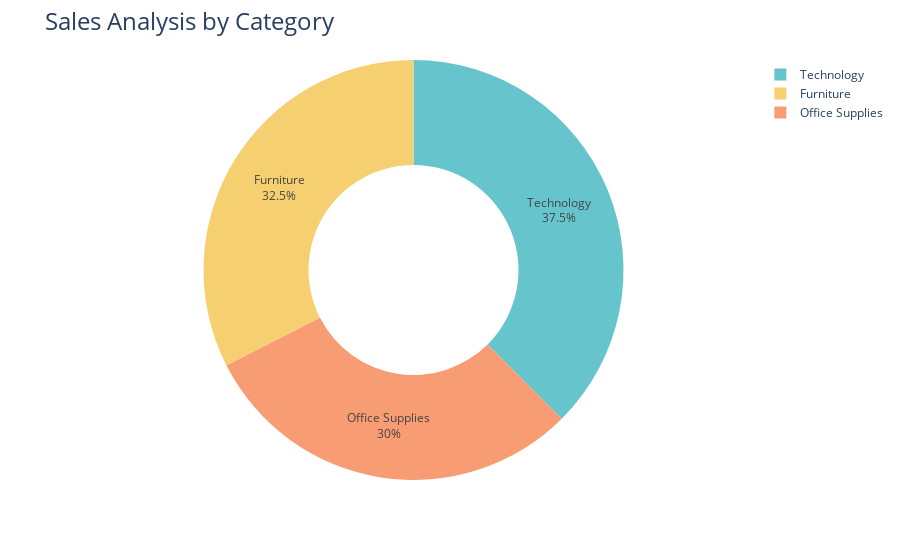

The notebook cell saved with this chart:
### Markdown cell above
2. SALES BY CATEGORY

### Code cell
sales_by_category = df.groupby('Category')['Sales'].sum().reset_index()
fig = px.pie(
    sales_by_category,
    values='Sales',
    names='Category',
    hole=0.5,
    color_discrete_sequence=px.colors.qualitative.Pastel
)
fig.update_traces(textposition='inside', textinfo='percent+label')
fig.update_layout(
    title_text='Sales Analysis by Category',
    title_font=dict(size=24)
)

fig.show()

### Figure 1 — Plotly figure (JSON) as saved in the notebook; plotly's stock layout.template omitted (floating-point values rounded to 4 significant figures)
{"data": [{"domain": {"x": [0, 1], "y": [0, 1]}, "hole": 0.5, "hovertemplate": "Category=%{label}<br>Sales=%{value}<extra></extra>", "labels": ["Furniture", "Office Supplies", "Technology"], "legendgroup": "", "name": "", "showlegend": true, "textinfo": "percent+label", "textposition": "inside", "type": "pie", "values": [4110884, 3787330, 4744691]}], "layout": {"legend": {"tracegroupgap": 0}, "margin": {"t": 60}, "piecolorway": ["rgb(102, 197, 204)", "rgb(246, 207, 113)", "rgb(248, 156, 116)", "rgb(220, 176, 242)", "rgb(135, 197, 95)", "rgb(158, 185, 243)", "rgb(254, 136, 177)", "rgb(201, 219, 116)", "rgb(139, 224, 164)", "rgb(180, 151, 231)", "rgb(179, 179, 179)"], "title": {"font": {"size": 24}, "text": "Sales Analysis by Category"}}}
